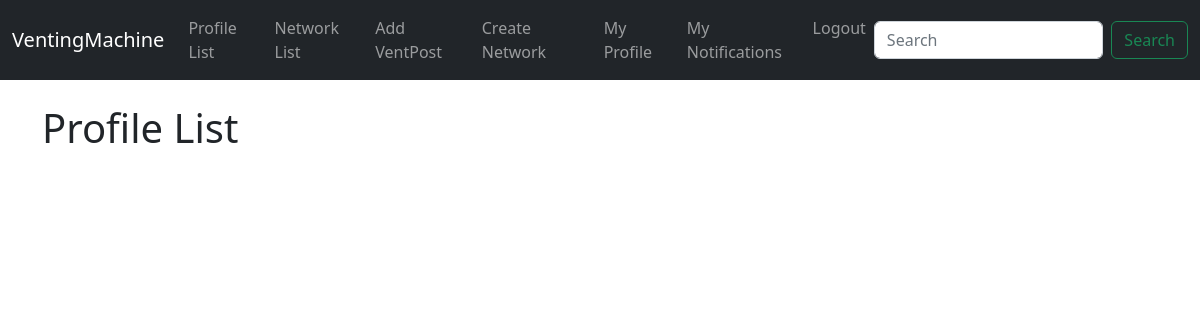
The app's page /profile_list/ (signed in), older data.
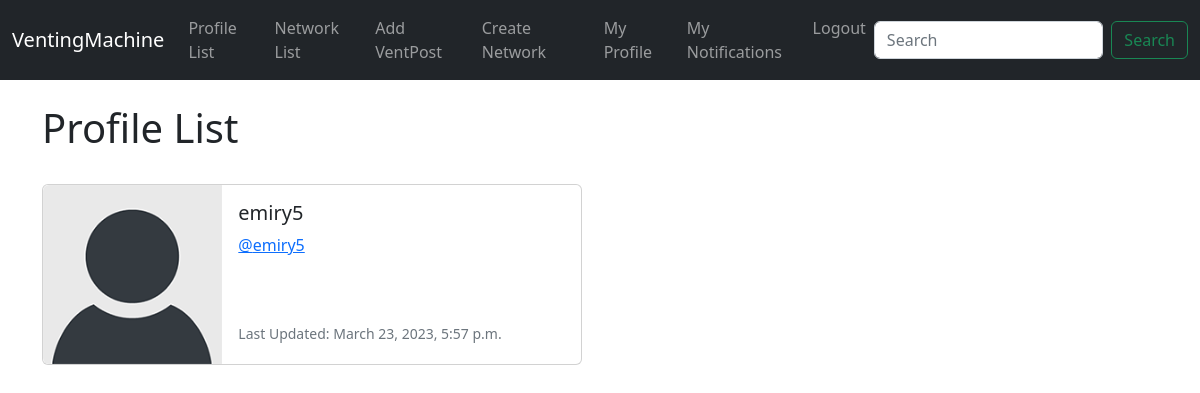
The same page, newer data.
### ventnet/models.py (models this page shows, shortened)
class Profile(models.Model):
	user = models.OneToOneField(User, on_delete=models.CASCADE)
	follows = models.ManyToManyField("self",
		related_name="followed_by",
		symmetrical=False,
		blank=True)
	date_modified = models.DateTimeField(User, auto_now=True)

### ventnet/views.py (the view)
# urls.py: path('profile_list/', views.profile_list, name='profile_list'),
def profile_list(request):
	if request.user.is_authenticated:
		profiles = Profile.objects.exclude(user=request.user)
		return render(request, 'profile_list.html', {"profiles":profiles})
	else:
		messages.success(request, ("You Must Be Logged In To View This Page..."))
		return redirect('home')

### ventnet/templates/profile_list.html
{% extends 'base.html' %}
{% load static %}
{% block content %}
	<h1>Profile List</h1>
<br/>
{% if profiles %}
	{% for profile in profiles %}
		<div class="card mb-3" style="max-width: 540px;">
  <div class="row g-0">
    <div class="col-md-4">
      <img src="{% static 'images/default_profile_pic.png' %}" class="img-fluid rounded-start" alt="Profile Image">
    </div>
    <div class="col-md-8">
      <div class="card-body">
        <h5 class="card-title">{{ profile.user.username }}</h5>
        <p class="card-text"><a href="{% url 'profile' profile.user.id %}">@{{ profile.user.username|lower }}</a></p>
        <br/><br/>
        <p class="card-text"><small class="text-muted">Last Updated: {{ profile.date_modified }}</small></p>
      </div>
    </div>
  </div>
</div>
<br/><br/>
	{% endfor %}
{% endif %}
{% endblock %}

Row changes from the older to the newer data that the page shows:
added Profile: user.username "emiry5", date_modified "March 23, 2023, 5:57 p.m."
